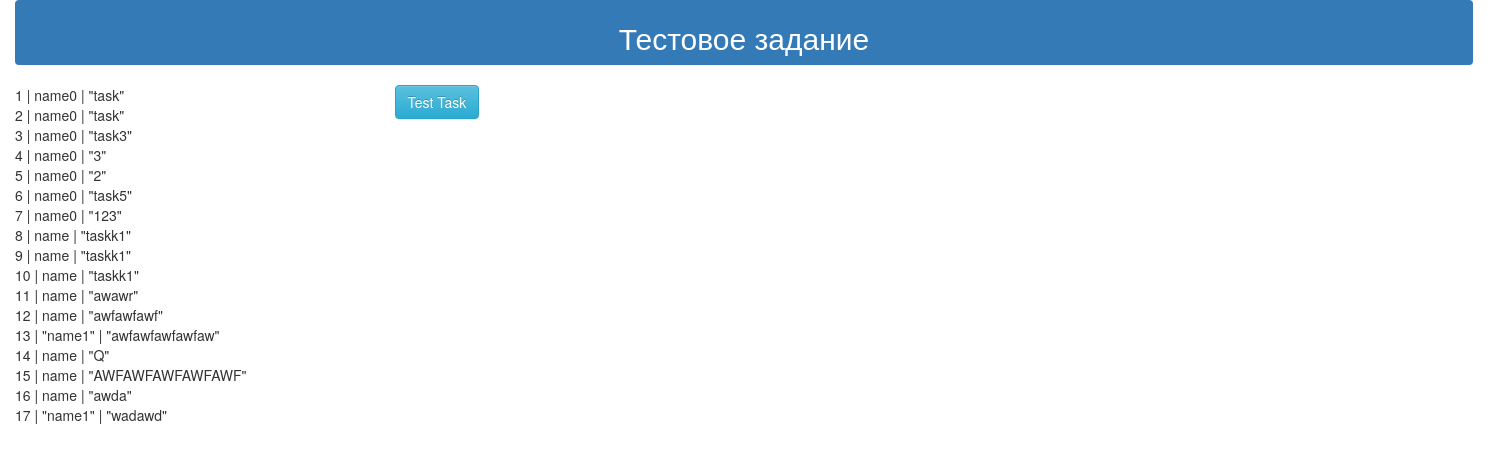
Page /task/ on the committed database.
### virt01/models.py (models this page shows, shortened)
class TaskModel(models.Model):
    field = models.CharField(max_length=255)
    data = JSONField()

### virt01/views.py (the view)
# urls.py: path('task/', task, name='task'),
def task(request):
    query = TaskModel.objects.all().values('id', 'field', 'data')
    json_list = list(query)
    return render(request, 'task.html', {'json_list': json_list})

### virt01/templates/task.html (shortened to what this page needs)
<!DOCTYPE html>
<html lang="en">
<head>
    <link rel="stylesheet" href="https://maxcdn.bootstrapcdn.com/bootstrap/3.3.7/css/bootstrap.min.css">
    <link rel="stylesheet" href="https://maxcdn.bootstrapcdn.com/bootstrap/3.3.7/css/bootstrap-theme.min.css">
</head>
<body>
    <div class="container-fluid">
        <nav class="navbar navbar-dark bg-primary">
            <div class="text-center">
                <h2>Тестовое задание</h2>
            </div>
        </nav>
    </div>
    <div class="row">
        <div class="col-md-3">
            <div class="container">
                {% for i in json_list %}
                    {{i.id}} | {{i.field}} | {{i.data}}</br>
                {% endfor %}
            </div>
        </div>
        <div class="col-md-3">
            <div class="container">
                <a href="/" class="btn btn-info" role="button">Test Task</a>
            </div>
        </div>
    </div>
</body>
</html>

### rows in the picture
TaskModel: id "1", field "name0", data "\"task\""
TaskModel: id "2", field "name0", data "\"task\""
TaskModel: id "3", field "name0", data "\"task3\""
TaskModel: id "4", field "name0", data "\"3\""
TaskModel: id "5", field "name0", data "\"2\""
TaskModel: id "6", field "name0", data "\"task5\""
TaskModel: id "7", field "name0", data "\"123\""
TaskModel: id "8", field "name", data "\"taskk1\""
TaskModel: id "9", field "name", data "\"taskk1\""
TaskModel: id "10", field "name", data "\"taskk1\""
TaskModel: id "11", field "name", data "\"awawr\""
TaskModel: id "12", field "name", data "\"awfawfawf\""
TaskModel: id "13", field "\"name1\"", data "\"awfawfawfawfaw\""
TaskModel: id "14", field "name", data "\"Q\""
TaskModel: id "15", field "name", data "\"AWFAWFAWFAWFAWF\""
TaskModel: id "16", field "name", data "\"awda\""
TaskModel: id "17", field "\"name1\"", data "\"wadawd\""
